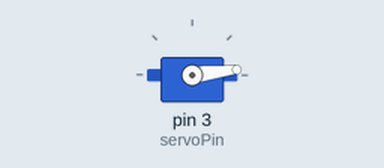
Recording of a sketch running on a simulated Arduino Uno, built with avr-gcc and run on an emulated ATmega328P. Parts: servo.

Above: at 0.05 s.
At 0.85 s:
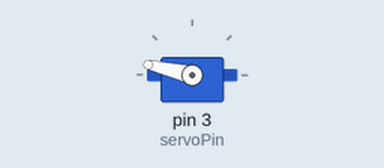
At 1.2 s:
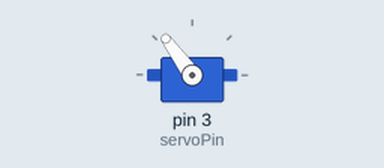
At 1.7 s:
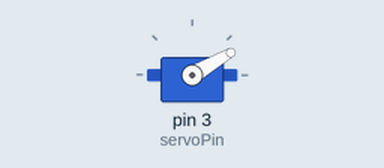
Timing chart, 0 to 4.2 s (numbered marks = the images above):
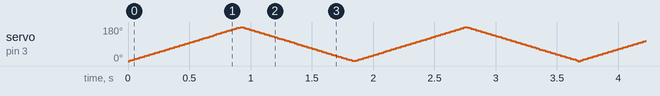

The sketch:

servo.ino
```cpp
#include <Servo.h>

#define SERVO_SPEED 5

Servo myServo; // criando um objeto para controlar o servo

int pos = 0;
int servoPin = 3;

void setup() {
  myServo.attach(servoPin);
}

void loop() {
  for (pos = 0; pos <= 180; pos++) {
    myServo.write(pos);
    delay(SERVO_SPEED);
  }

  for (pos = 180; pos >= 0; pos--) {
    myServo.write(pos);
    delay(SERVO_SPEED);
  }
}
```
